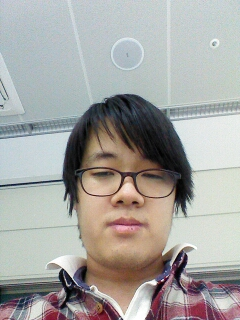
#> input picture Server/imgs/0_1_h.jpg, 240 x 320 px
$ python -i HairAnalyzer.py   (imports and definitions only)   (older library calls are emulated)
#> lines starting #> are read from the running program, lines starting #| are printed output that depends on the picture
import numpy as np
import cv2
import pymeanshift as pms
import sqlite3

db=sqlite3.connect("DB")
# parameter for compare function
diff=30
# Get first index of an integer from matrix.
# m : matrix
# n : an integer
# [12 lines left out: functions index_mat, compare, not called in this run]

class HairAnalyzer:
    # path : path of an image file
    def __init__(self,path):
#> called with path = 'imgs/0_1_h.jpg'
        self.img = cv2.imread(path)
#> self.img is the input picture: shape (320, 240, 3); mean B, G, R 161.6, 164.7, 166
    def loadImage(self,path):
        self.img = cv2.imread(path)
    def getImage(self):
        return self.img

    # Detects face from an image.
    # elements in faces : [x,y,width,height]
    def detectFace(self):
        cc = cv2.CascadeClassifier('haarcascade_frontalface_default.xml')
        if(cc.empty()):
            print("!")
        gray = cv2.cvtColor(self.img,cv2.COLOR_RGB2GRAY)
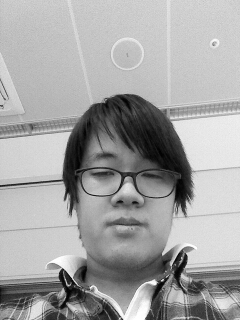
#> gray: shape (320, 240); min 0, max 255, mean 163.9
        faces = cc.detectMultiScale(gray,1.3,5)
#> faces = [[63, 124, 128, 128]]
        for face in faces:
            eyes=self.detectEye(face)
            if len(eyes)>1:
                return face,eyes
#> this loop made 1 pass
#> (face, eyes_candidate in detectEye) on pass 1: ([63, 124, 128, 128], [[43, 67, 22, 22]])
#> pass 1, in detectEye, `img_face=self.img[face[1]:face[1]+face[3],face[0]:face[0]+face[2]]`:
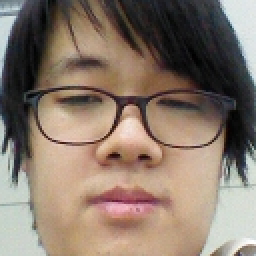
#> img_face: shape (128, 128, 3) (shown 2 times larger); mean B, G, R 108, 121.2, 137.7
#> pass 1, in detectEye, `gray = cv2.cvtColor(img_face,cv2.COLOR_RGB2GRAY)`:
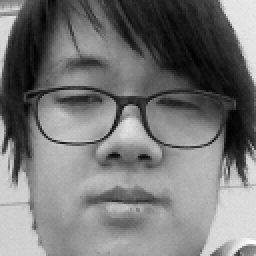
#> gray: shape (128, 128) (shown 2 times larger); min 0, max 254, mean 119.1
        if len(faces)!=0:
            return faces[len(faces)-1],np.asarray([])
        print('No face region found')
        return [0,0,0,0],[]

    def detectEye(self,face):
        img_face=self.img[face[1]:face[1]+face[3],face[0]:face[0]+face[2]]
        cc = cv2.CascadeClassifier('haarcascade_eye.xml')
        gray = cv2.cvtColor(img_face,cv2.COLOR_RGB2GRAY)
        eyes_candidate = cc.detectMultiScale(gray)
        eyes=[]
        for eye in eyes_candidate:
            if eye[1]<=face[3]/2:
                eye[0]+=face[0]
                eye[1]+=face[1]
                eyes.append(eye)
        return np.asarray(eyes)

    # [274 lines left out: functions getFaceColor, getHairArea, getHairArea_side, getNeighbor, getFactor, getHairParams, not called in this run]

>>> result = HairAnalyzer('imgs/0_1_h.jpg').detectFace()
#> result = ([63, 124, 128, 128], empty array)
